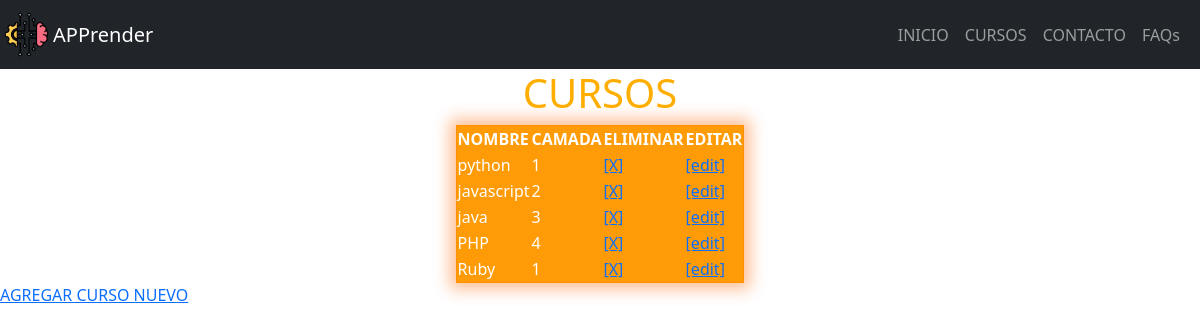
Page /AppCoder/curso/ on the earlier database version.
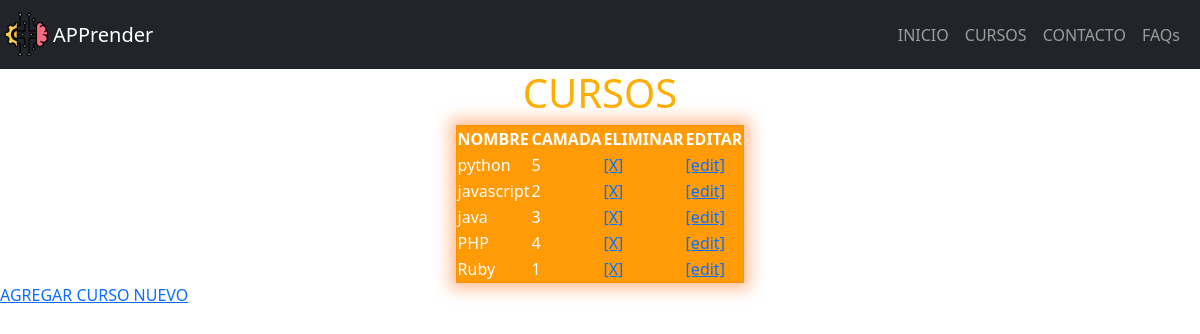
Same page on the later database version.
### AppCoder/models.py (models this page shows, shortened)
class Curso(models.Model):
    nombre = models.CharField(max_length=40)
    camada = models.IntegerField()

### AppCoder/views.py (the view)
# urls.py: path('curso/', curso, name='AppCoderCurso'),
def curso (request):
    cursos = Curso.objects.all()
    contexto= {'cursos': cursos}
    return render(request, 'AppCoder/curso.html', contexto)

### templates/AppCoder/curso.html (shortened to what this page needs)
<!DOCTYPE html>
<html lang="en">
    <head>
    {% load static %}
    <link href=" {% static 'css/styles.css' %} " rel="stylesheet" />
</head>
<body>
{% include 'sections/navBar.html' %}
{% block curso %}
<h1 style="text-align: center; color:#ffae00">CURSOS</h1>
<table style="background-color: #ffae0096; margin: auto; color: #ffffff; border: 1.5px solid #ff9100; box-shadow: 0px 0px 15px 6px #ff66006c;">
<thead style="background-color: #ff9900f1;">
    <tr>
        <th>NOMBRE</th>
        <th>CAMADA</th>
        <th>ELIMINAR</th>
        <th>EDITAR</th>
    </tr>
</thead>
<Tbody style="background-color: #ff9900f1;">
    {% for curso in cursos %}
    <tr>
        <td>{{curso.nombre}}</td>
        <td>{{curso.camada}}</td>
        <td><a href="{% url 'AppCoderEliminarCurso' curso.camada %}">[X]</a></td>
        <td><a href="{% url 'AppCoderEditarCurso' curso.camada %}">[edit]</a></td>
    </tr>
    {% endfor %}
</Tbody>
</table>
{% endblock %}
<a href="{% url 'AppCoderCursoFormulario' %}">AGREGAR CURSO NUEVO</a>
</body>
</html>

Differences in the rows shown:
changed Curso "python": camada "1" → "5"
